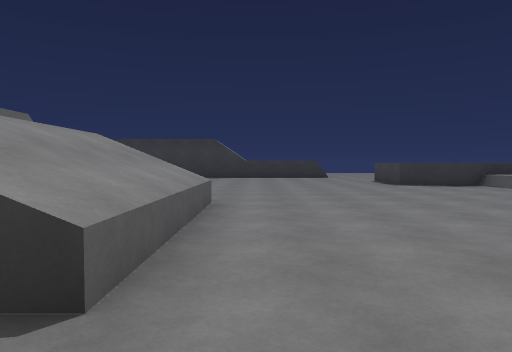
[1] (above)

24 first-person views from a walk through a scene from a Unity 3-D project. The camera is 1.2 m above the floor, tilts 2° down and sees 70° across. The floor is counted in squares, 2 m on a side. Each view is taken from the middle of a square. On the plan, view 1 faces up. The plan holds only what a view shows up to about 10 squares ahead; the rest is blank. The place goes on beyond the plan. The player is left out.

[2]
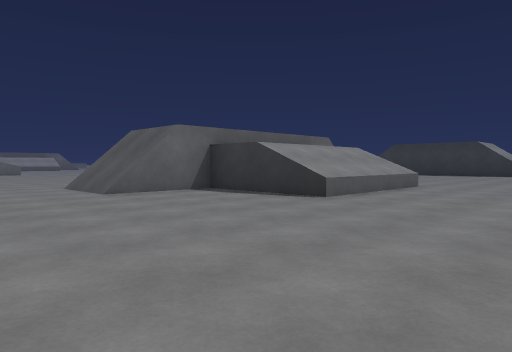

[3]
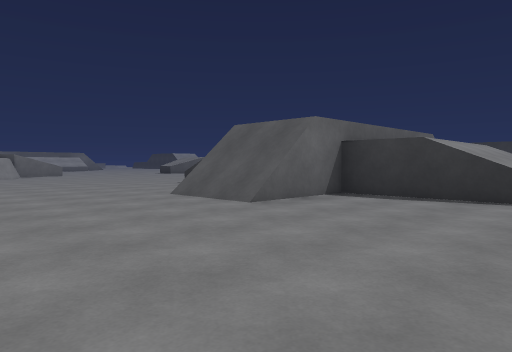

[4]
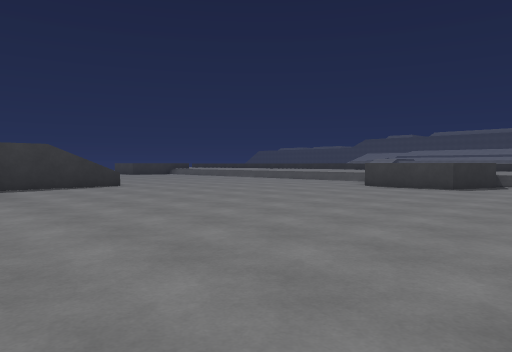

[5]
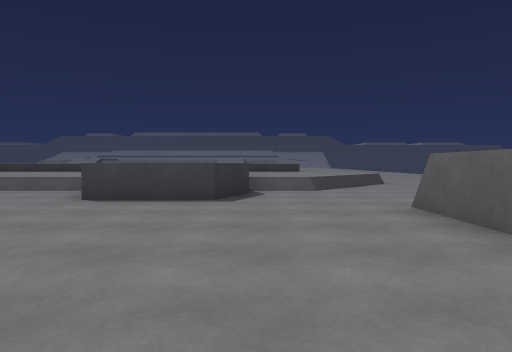

[6]
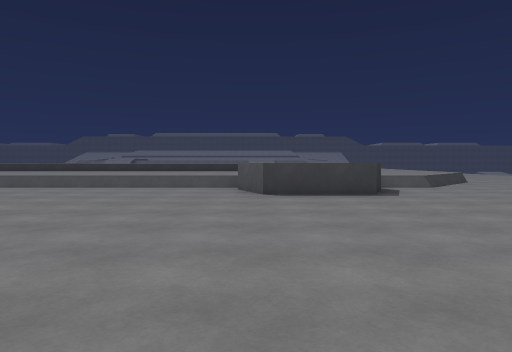

[7]
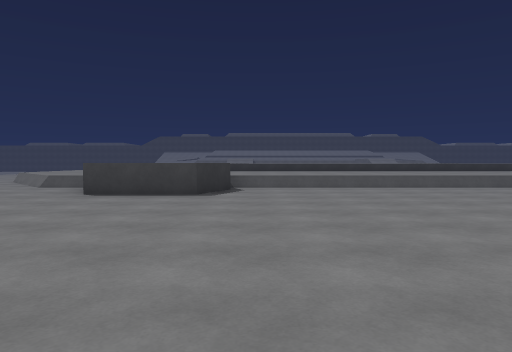

[8]
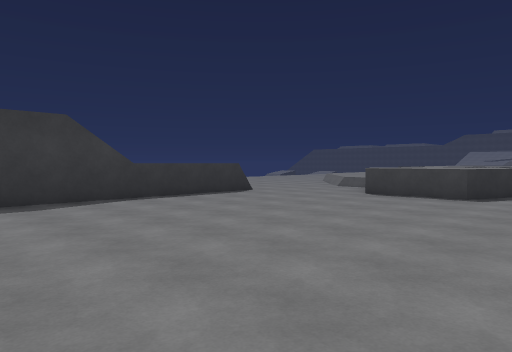

[9]
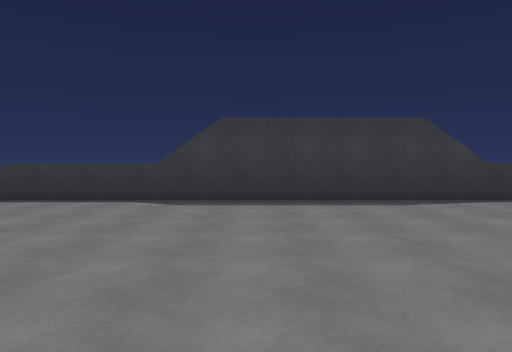

[10]
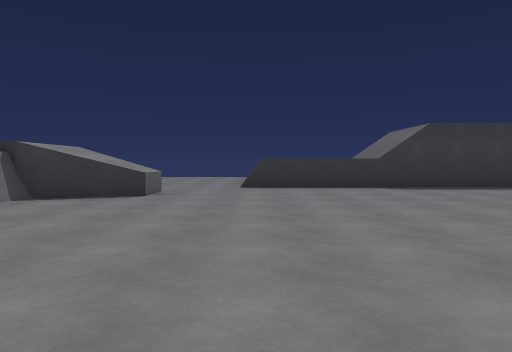

[11]
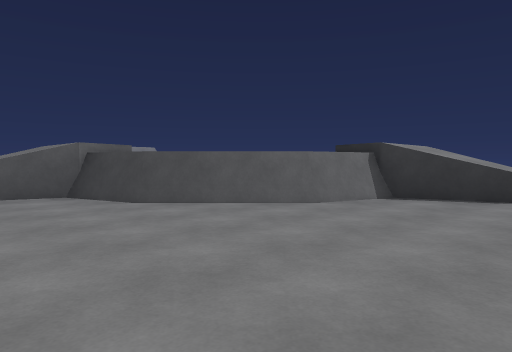

[12]
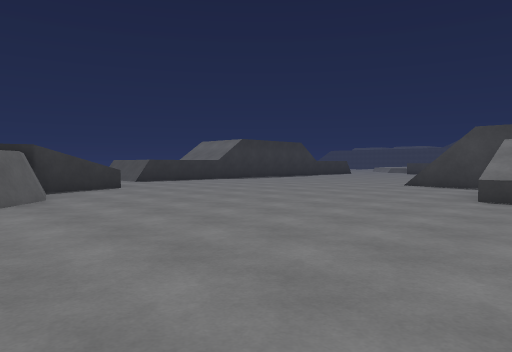

[13]
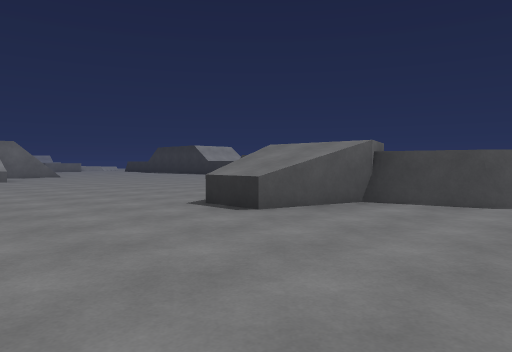

[14]
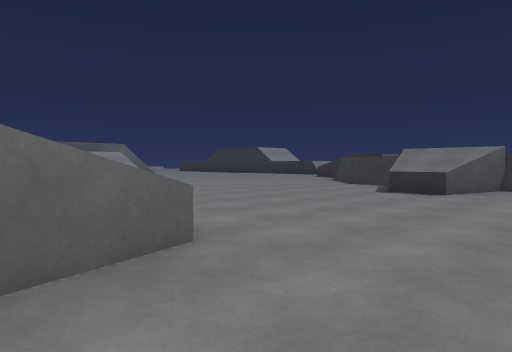

[15]
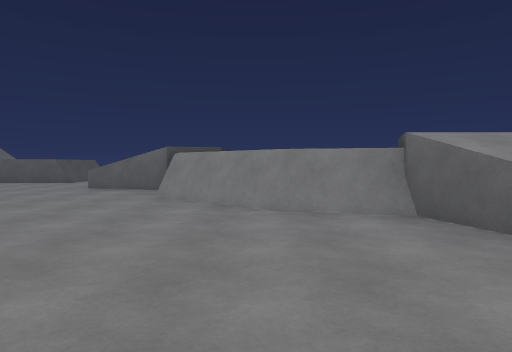

[16]
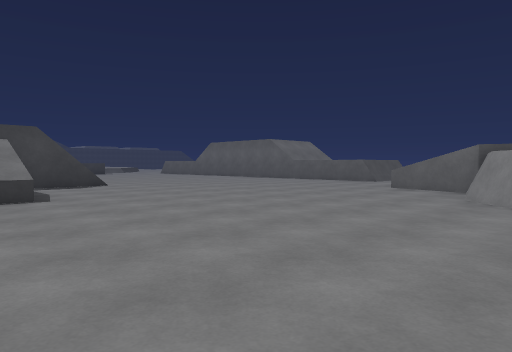

[17]
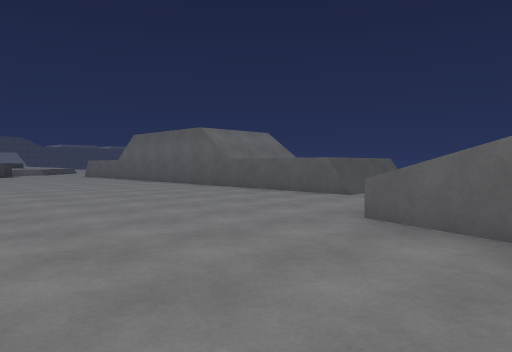

[18]
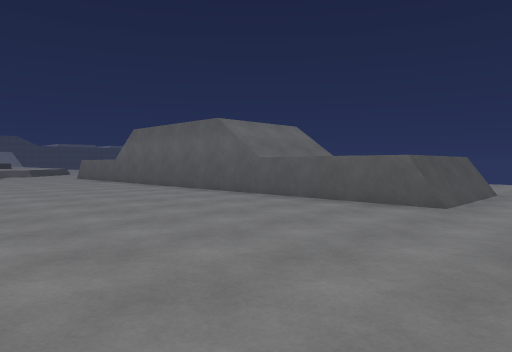

[19]
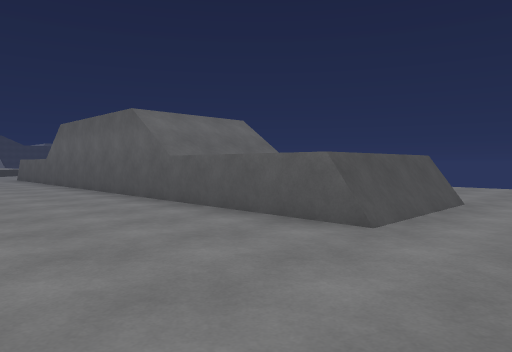

[20]
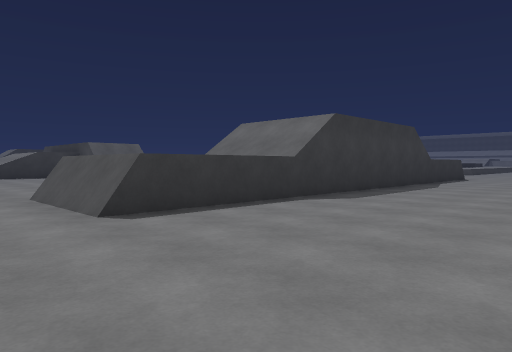

[21]
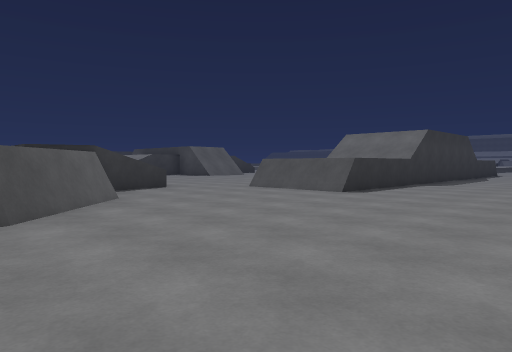

[22]
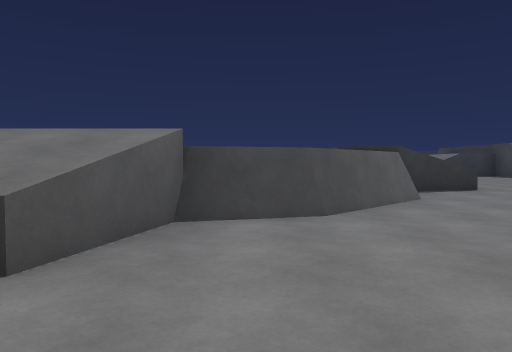

[23]
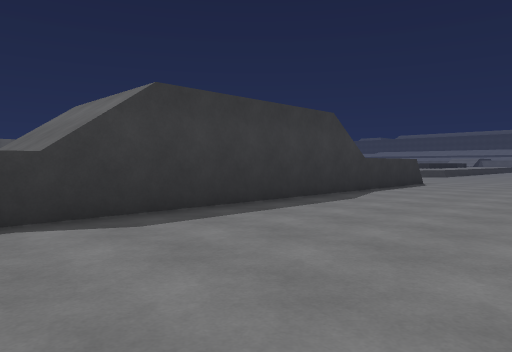

[24]
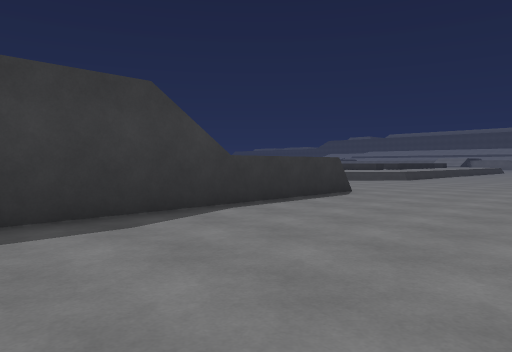

### Floor plan
Key: @ floor where view 1 was taken; # wall or solid block; . main floor; : floor 3 m higher than the main floor; / step, stairs or slope; ^ raised ledge.
Columns run from 20 left of view 1 to 8 right of it. Each row starts with its distance up from view 1.
 16         ..#^^^######^^^#
 15         ................ ..^
 14       ^^..................^
 13       ^^^.................^
 12      ^^.................^
 11      ^..................^^
 10     ^#..................^^^^
  9 ^ ^^#.....................^
  8 ###...........///.........^
  7 .^^.........../    .......^
  6 ..............    ........^
  5 ...........^      ^^......^
  4 ........          ^^......^
  3 ........          ^^...  .^
  2 ...........^     #^^... ..^
  1  .............::/.........^ ^
  0   ^...........///...@.....^^^
 -1   #...........///.........^^^
 -2   ^^#.....................^^
 -3     ^#..................^^^
 -4      ^..................^
 -5       ^.................^^
 -6        ^^.................^^^
 -7       ^^..................^^^
 -8       ^....................^^
 -9      ^....#^^^###### ^^#....^
-10    ^^.....#  ^######    .....
-11  ^#^......^^^^######^^^....
-12  ^^.........................
-13  ^..........................
-14   .......................
-15    //// ////////////

Positions as (right, up) in squares from view 1, and headings:
1: (0, 0), facing up
2: (3, -4), facing up-left
3: (0, -5), facing up-left
4: (-5, -8), facing up-right
5: (-2, -6), facing right
6: (-3, -3), facing right
7: (-3, 9), facing right
8: (-4, 8), facing up-right
9: (-5, 8), facing up
10: (-10, 6), facing up
11: (-11, 6), facing up-left
12: (-16, 4), facing up-right
13: (-15, 3), facing up-left
14: (-16, -1), facing up-left
15: (-16, 3), facing down
16: (-16, 3), facing down-right
17: (-14, -2), facing down-right
18: (-12, -3), facing down-right
19: (-12, -5), facing down-right
20: (-12, -15), facing up-right
21: (-17, -15), facing up-right
22: (-17, -15), facing up
23: (-8, -15), facing up-right
24: (-4, -15), facing up-right
